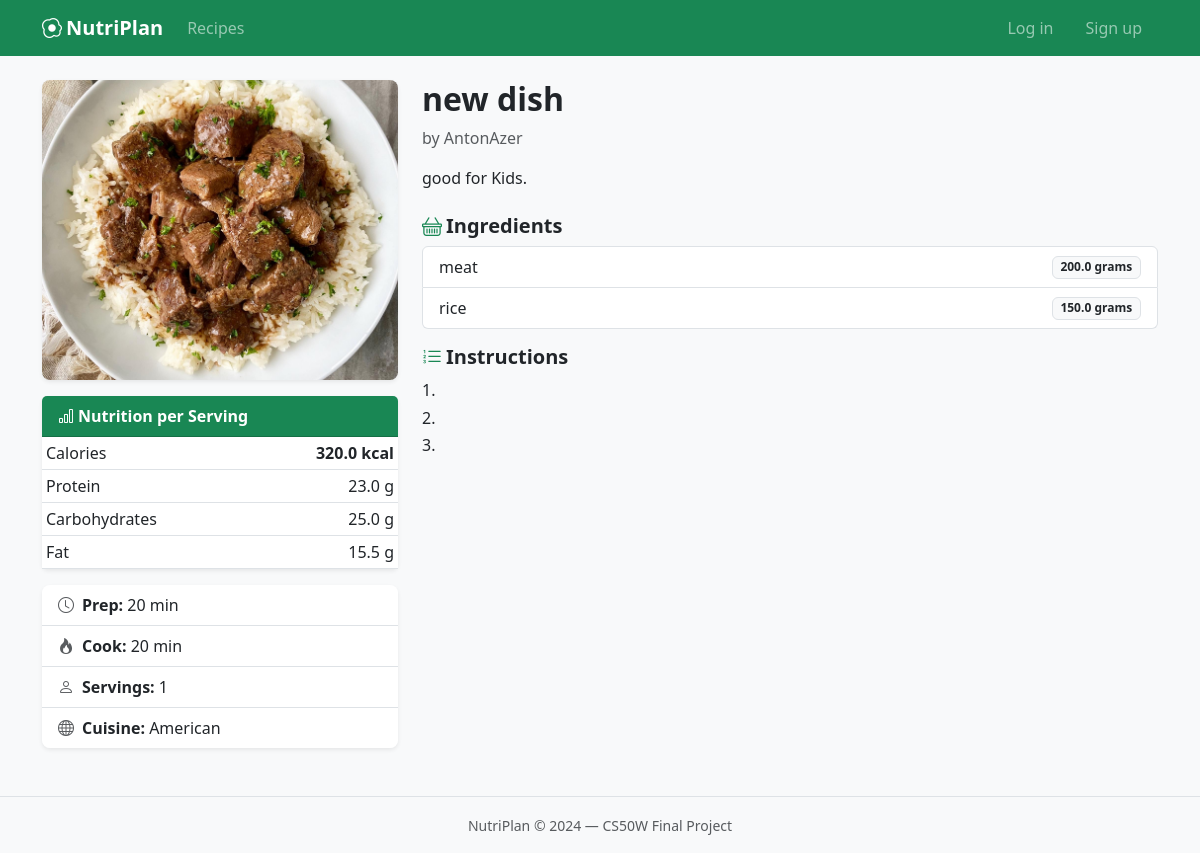
The app's page /recipes/3/ with its own data.
### nutriplan/models.py (models this page shows, shortened)
class Recipe(models.Model):
    user = models.ForeignKey(User, on_delete=models.CASCADE, related_name='recipes')
    title = models.CharField(max_length=200)
    description = models.TextField(blank=True)
    cuisine = models.CharField(max_length=50, choices=CUISINE_CHOICES, default='other')
    prep_time = models.PositiveIntegerField(help_text='Minutes', default=15)
    cook_time = models.PositiveIntegerField(help_text='Minutes', default=30)
    servings = models.PositiveIntegerField(default=2, validators=[MinValueValidator(1)])
    instructions = models.TextField(blank=True)
    image = models.ImageField(upload_to='recipes/', blank=True, null=True)
    tags = models.ManyToManyField(DietaryTag, blank=True)
    ingredients = models.ManyToManyField(
        Ingredient, through='RecipeIngredient', related_name='recipes'
    )
    created_at = models.DateTimeField(auto_now_add=True)
    updated_at = models.DateTimeField(auto_now=True)
    class Meta:
        ordering = ['-created_at']
    def nutrition_per_serving(self):
        totals = {'calories': 0, 'protein': 0, 'carbs': 0, 'fat': 0}
        for ri in self.recipeingredient_set.select_related('ingredient').all():
            factor = ri.quantity / 100.0
            totals['calories'] += ri.ingredient.calories_per_100 * factor
            totals['protein'] += ri.ingredient.protein_per_100 * factor
            totals['carbs'] += ri.ingredient.carbs_per_100 * factor
            totals['fat'] += ri.ingredient.fat_per_100 * factor
        if self.servings:
            return {k: round(v / self.servings, 1) for k, v in totals.items()}
        return {k: round(v, 1) for k, v in totals.items()}

class RecipeIngredient(models.Model):
    recipe = models.ForeignKey(Recipe, on_delete=models.CASCADE)
    ingredient = models.ForeignKey(Ingredient, on_delete=models.CASCADE)
    quantity = models.FloatField(validators=[MinValueValidator(0.1)])
    unit = models.CharField(max_length=10, choices=UNIT_CHOICES, default='g')
    class Meta:
        unique_together = ('recipe', 'ingredient')

class Ingredient(models.Model):
    name = models.CharField(max_length=100, unique=True)
    calories_per_100 = models.FloatField(default=0, validators=[MinValueValidator(0)])
    protein_per_100 = models.FloatField(default=0, validators=[MinValueValidator(0)])
    carbs_per_100 = models.FloatField(default=0, validators=[MinValueValidator(0)])
    fat_per_100 = models.FloatField(default=0, validators=[MinValueValidator(0)])

### nutriplan/views.py (the view)
# urls.py: path('recipes/<int:pk>/', views.recipe_detail, name='recipe_detail'),
def recipe_detail(request, pk):
    recipe = get_object_or_404(Recipe, pk=pk)
    nutrition = recipe.nutrition_per_serving()
    ingredients = recipe.recipeingredient_set.select_related('ingredient').all()
    return render(request, 'nutriplan/recipe_detail.html', {
        'recipe': recipe,
        'nutrition': nutrition,
        'ingredients': ingredients,
    })

### nutriplan/templates/nutriplan/recipe_detail.html (shortened to what this page needs)
{% extends "nutriplan/layout.html" %}
{% block content %}
<div class="row g-4">
  <div class="col-lg-4">
    {% if recipe.image %}
    <img src="{{ recipe.image.url }}" class="img-fluid rounded-3 mb-3 shadow-sm w-100" style="max-height:300px;object-fit:cover" alt="{{ recipe.title }}">
    {% else %}
    <div class="recipe-thumb-placeholder rounded-3 mb-3 d-flex align-items-center justify-content-center bg-light" style="height:200px">
      <i class="bi bi-egg-fried text-muted fs-1"></i>
    </div>
    {% endif %}
    <div class="card border-0 shadow-sm mb-3">
      <div class="card-header bg-success text-white fw-bold">
        <i class="bi bi-bar-chart me-1"></i>Nutrition per Serving
      </div>
      <div class="card-body p-0">
        <table class="table table-sm mb-0">
          <tbody>
            <tr><td>Calories</td><td class="text-end fw-bold">{{ nutrition.calories }} kcal</td></tr>
            <tr><td>Protein</td><td class="text-end">{{ nutrition.protein }} g</td></tr>
            <tr><td>Carbohydrates</td><td class="text-end">{{ nutrition.carbs }} g</td></tr>
            <tr><td>Fat</td><td class="text-end">{{ nutrition.fat }} g</td></tr>
          </tbody>
        </table>
      </div>
    </div>
    <ul class="list-group list-group-flush border-0 shadow-sm rounded-3">
      <li class="list-group-item"><i class="bi bi-clock me-2 text-muted"></i><strong>Prep:</strong> {{ recipe.prep_time }} min</li>
      <li class="list-group-item"><i class="bi bi-fire me-2 text-muted"></i><strong>Cook:</strong> {{ recipe.cook_time }} min</li>
      <li class="list-group-item"><i class="bi bi-person me-2 text-muted"></i><strong>Servings:</strong> {{ recipe.servings }}</li>
      <li class="list-group-item"><i class="bi bi-globe me-2 text-muted"></i><strong>Cuisine:</strong> {{ recipe.get_cuisine_display }}</li>
    </ul>
  </div>
  <div class="col-lg-8">
    <h2 class="fw-bold">{{ recipe.title }}</h2>
    <p class="text-muted mb-2">by {{ recipe.user.username }}</p>
    {% if recipe.description %}
    <p class="mt-3">{{ recipe.description }}</p>
    {% endif %}
    <h5 class="fw-bold mt-4 mb-2"><i class="bi bi-basket me-1 text-success"></i>Ingredients</h5>
    {% if ingredients %}
    <ul class="list-group mb-3">
      {% for ri in ingredients %}
      <li class="list-group-item d-flex justify-content-between align-items-center">
        {{ ri.ingredient.name }}
        <span class="badge bg-light text-dark border">{{ ri.quantity }} {{ ri.get_unit_display }}</span>
      </li>
      {% endfor %}
    </ul>
    {% else %}
    <p class="text-muted">No ingredients added yet.</p>
    {% endif %}
    {% if recipe.instructions %}
    <h5 class="fw-bold mb-2"><i class="bi bi-list-ol me-1 text-success"></i>Instructions</h5>
    <div class="instructions-body">{{ recipe.instructions|linebreaks }}</div>
    {% endif %}
  </div>
</div>
{% endblock %}

### nutriplan/static/nutriplan/styles.css (style rules this page uses)
body { background-color: #f8f9fa; font-family: 'Segoe UI', system-ui, sans-serif; }
.instructions-body p { margin-bottom: 0.75rem; line-height: 1.7; }

### records on screen
Recipe: image (picture), prep_time "20", cook_time "20", servings "1", cuisine "American", title "new dish", user.username "AntonAzer", description "good for Kids.", instructions "1. 2. 3."
RecipeIngredient: ingredient.name "meat", quantity "200.0", unit "grams"
RecipeIngredient: ingredient.name "rice", quantity "150.0", unit "grams"

### other values on screen
{{ nutrition.calories }} "320.0"
{{ nutrition.protein }} "23.0"
{{ nutrition.carbs }} "25.0"
{{ nutrition.fat }} "15.5"
